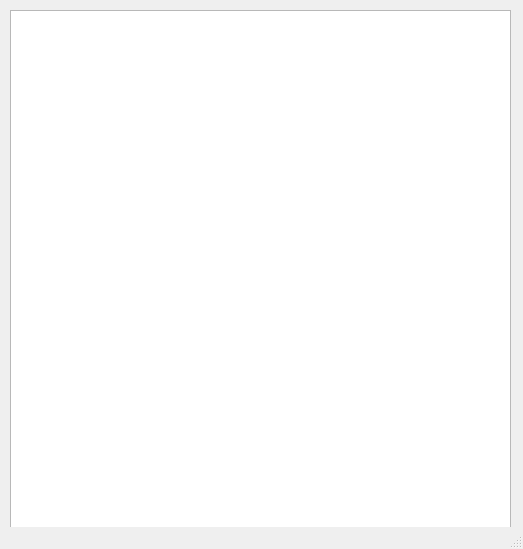
<?xml version="1.0" encoding="UTF-8"?>
<ui version="4.0">
 <class>MainWindow</class>
 <widget class="QMainWindow" name="MainWindow">
  <property name="geometry">
   <rect>
    <x>0</x>
    <y>0</y>
    <width>523</width>
    <height>549</height>
   </rect>
  </property>
  <property name="windowTitle">
   <string>Лучшие результаты</string>
  </property>
  <widget class="QWidget" name="centralwidget">
   <widget class="QTableWidget" name="tableWidget">
    <property name="geometry">
     <rect>
      <x>10</x>
      <y>10</y>
      <width>501</width>
      <height>521</height>
     </rect>
    </property>
   </widget>
  </widget>
  <widget class="QStatusBar" name="statusbar"/>
 </widget>
 <resources/>
 <connections/>
</ui>
